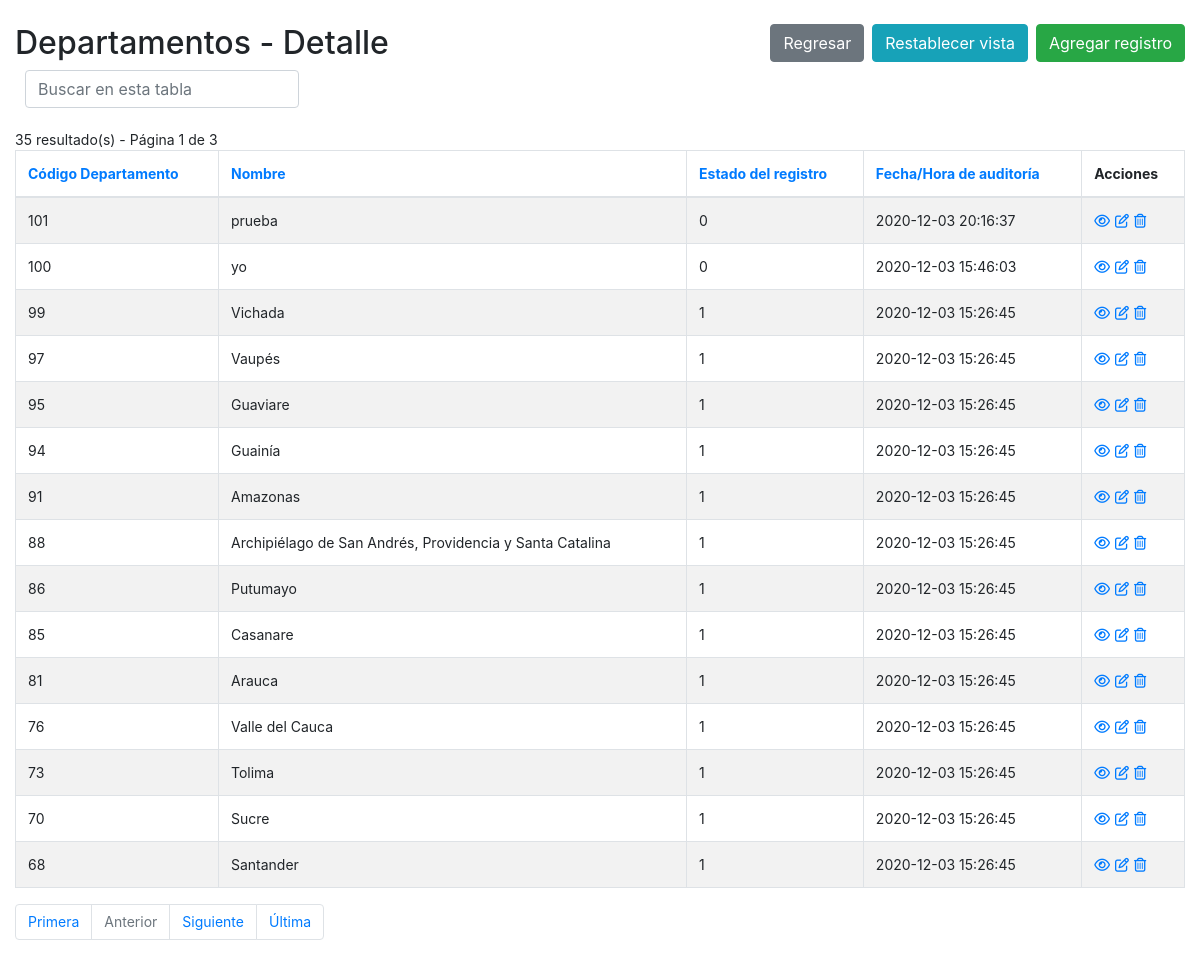
Screenshot of /departamentos-index.php with the database file from the repository.
### tables this page shows
CREATE TABLE `departamentos` (
  `idDepartamento` int(3) UNSIGNED NOT NULL,
  `codigoDepartamento` int(3) DEFAULT NULL,
  `departamento` varchar(255) DEFAULT NULL,
  `estado` tinyint(4) DEFAULT 1,
  `auditoria` datetime DEFAULT current_timestamp() ON UPDATE current_timestamp()
);

### config.php (called while the page is built, shortened)
<?php
$no_of_records_per_page = 15;
?>

### departamentos-index.php (the view, shortened to what this page needs)
<!DOCTYPE html>
<html lang="es">
<head>
    <link rel="stylesheet" href="https://stackpath.bootstrapcdn.com/bootstrap/4.5.0/css/bootstrap.min.css">
</head>
<body>
    <section class="pt-4">
        <div class="container-fluid">
            <div class="row">
                <div class="col-md-12">
                    <div class="page-header clearfix">
                        <h2 class="float-left">Departamentos - Detalle</h2>
                        <a href="departamentos-create.php" class="btn btn-success float-right">Agregar registro</a>
                        <a href="departamentos-index.php" class="btn btn-info float-right mr-2">Restablecer vista</a>
                        <a href="index.php" class="btn btn-secondary float-right mr-2">Regresar</a>
                    </div>
                    <div class="form-row">
                        <form action="departamentos-index.php" method="get">
                        <div class="col">
                          <input type="text" class="form-control" placeholder="Buscar en esta tabla" name="search">
                        </div>
                    </div>
                    <br>
                    <?php
                    require_once "config.php";
                    $domain     = $_SERVER['HTTP_HOST'];
                    $script   = $_SERVER['SCRIPT_NAME'];
                    $parameters   = $_SERVER['QUERY_STRING'];
                    $protocol=strpos(strtolower($_SERVER['SERVER_PROTOCOL']),'https')
                                === FALSE ? 'http' : 'https';
                    $currenturl = $protocol . '://' . $domain. $script . '?' . $parameters;
                    if (isset($_GET['pageno'])) {
                        $pageno = $_GET['pageno'];
                    } else {
                        $pageno = 1;
                    }
                    $offset = ($pageno-1) * $no_of_records_per_page;
                    $total_pages_sql = "SELECT COUNT(*) FROM departamentos";
                    $result = mysqli_query($link,$total_pages_sql);
                    $total_rows = mysqli_fetch_array($result)[0];
                    $total_pages = ceil($total_rows / $no_of_records_per_page);
                    $order = 'idDepartamento';
                    $sortBy = array('asc', 'desc'); $sort = 'desc';
                    $sql = "SELECT * FROM departamentos ORDER BY $order $sort LIMIT $offset, $no_of_records_per_page";
                    $count_pages = "SELECT * FROM departamentos";
                    if(!empty($_GET['search'])) {
                        $search = ($_GET['search']);
                        $sql = "SELECT * FROM departamentos
                            WHERE CONCAT (idDepartamento,departamento,estado,auditoria)
                            LIKE '%$search%'
                            ORDER BY $order $sort
                            LIMIT $offset, $no_of_records_per_page";
                        $count_pages = "SELECT * FROM departamentos
                            WHERE CONCAT (idDepartamento,departamento,estado,auditoria)
                            LIKE '%$search%'
                            ORDER BY $order $sort";
                    }
                    else {
                        $search = "";
                    }
                    if($result = mysqli_query($link, $sql)){
                        if(mysqli_num_rows($result) > 0){
                            if ($result_count = mysqli_query($link, $count_pages)) {
                               $total_pages = ceil(mysqli_num_rows($result_count) / $no_of_records_per_page);
                           }
                            $number_of_results = mysqli_num_rows($result_count);
                            echo "<div class='cantidad-paginas'>" . $number_of_results . " resultado(s) - Página " . $pageno . " de " . $total_pages . "</div>";
                            echo "<table class='table table-bordered table-striped'>";
                                echo "<thead>";
                                    echo "<tr>";
                                        echo "<th><a href=?search=$search&sort=&order=idDepartamento&sort=$sort>Código Departamento</th>";
										echo "<th><a href=?search=$search&sort=&order=departamento&sort=$sort>Nombre</th>";
										echo "<th><a href=?search=$search&sort=&order=estado&sort=$sort>Estado del registro</th>";
										echo "<th><a href=?search=$search&sort=&order=auditoria&sort=$sort>Fecha/Hora de auditoría</th>";
                                        echo "<th>Acciones</th>";
                                    echo "</tr>";
                                echo "</thead>";
                                echo "<tbody>";
                                while($row = mysqli_fetch_array($result)){
                                    echo "<tr>";
                                    echo "<td>" . $row['idDepartamento'] . "</td>";echo "<td>" . $row['departamento'] . "</td>";echo "<td>" . $row['estado'] . "</td>";echo "<td>" . $row['auditoria'] . "</td>";
                                        echo "<td>";
                                            echo "<a href='departamentos-read.php?idDepartamento=". $row['idDepartamento'] ."' title='Ver Registro' data-toggle='tooltip'><i class='far fa-eye'></i></a>";
                                            echo "<a href='departamentos-update.php?idDepartamento=". $row['idDepartamento'] ."' title='Actualizar Registro' data-toggle='tooltip'><i class='far fa-edit'></i></a>";
                                            echo "<a href='departamentos-delete.php?idDepartamento=". $row['idDepartamento'] ."' title='Borrar Registro' data-toggle='tooltip'><i class='far fa-trash-alt'></i></a>";
                                        echo "</td>";
                                    echo "</tr>";
                                }
                                echo "</tbody>";
                            echo "</table>";
?>
                                <ul class="pagination" align-right>
                                <?php
                                    $new_url = preg_replace('/&?pageno=[^&]*/', '', $currenturl);
                                 ?>
                                    <li class="page-item"><a class="page-link" href="<?php echo $new_url .'&pageno=1' ?>">Primera</a></li>
                                    <li class="page-item <?php if($pageno <= 1){ echo 'disabled'; } ?>">
                                        <a class="page-link" href="<?php if($pageno <= 1){ echo '#'; } else { echo $new_url ."&pageno=".($pageno - 1); } ?>">Anterior</a>
                                    </li>
                                    <li class="page-item <?php if($pageno >= $total_pages){ echo 'disabled'; } ?>">
                                        <a class="page-link" href="<?php if($pageno >= $total_pages){ echo '#'; } else { echo $new_url . "&pageno=".($pageno + 1); } ?>">Siguiente</a>
                                    </li>
                                    <li class="page-item <?php if($pageno >= $total_pages){ echo 'disabled'; } ?>">
                                        <a class="page-item"><a class="page-link" href="<?php echo $new_url .'&pageno=' . $total_pages; ?>">Última</a>
                                    </li>
                                </ul>
<?php
                        } else{
                            echo "<p class='lead sin-registros'><em>No se encontraron coincidencias.</em></p>";
                        }
                    } else{
                        echo "ERROR: No fue posible ejecutar $sql. " . mysqli_error($link);
                    }
                    ?>
                </div>
            </div>
        </div>
    </section>
</body>
</html>

### departamentos-index.php (style rules this page uses)
.page-header h2 { margin-top: 0; }
table tr td:last-child a { margin-right: 5px; }
body { font-size: 14px; }

### rows the page displays
departamentos: idDepartamento "101", departamento "prueba", estado "0", auditoria "2020-12-03 20:16:37"
departamentos: idDepartamento "100", departamento "yo", estado "0", auditoria "2020-12-03 15:46:03"
departamentos: idDepartamento "99", departamento "Vichada", estado "1", auditoria "2020-12-03 15:26:45"
departamentos: idDepartamento "97", departamento "Vaupés", estado "1", auditoria "2020-12-03 15:26:45"
departamentos: idDepartamento "95", departamento "Guaviare", estado "1", auditoria "2020-12-03 15:26:45"
departamentos: idDepartamento "94", departamento "Guainía", estado "1", auditoria "2020-12-03 15:26:45"
departamentos: idDepartamento "91", departamento "Amazonas", estado "1", auditoria "2020-12-03 15:26:45"
departamentos: idDepartamento "88", departamento "Archipiélago de San Andrés, Providencia y Santa Catalina", estado "1", auditoria "2020-12-03 15:26:45"
departamentos: idDepartamento "86", departamento "Putumayo", estado "1", auditoria "2020-12-03 15:26:45"
departamentos: idDepartamento "85", departamento "Casanare", estado "1", auditoria "2020-12-03 15:26:45"
departamentos: idDepartamento "81", departamento "Arauca", estado "1", auditoria "2020-12-03 15:26:45"
departamentos: idDepartamento "76", departamento "Valle del Cauca", estado "1", auditoria "2020-12-03 15:26:45"
departamentos: idDepartamento "73", departamento "Tolima", estado "1", auditoria "2020-12-03 15:26:45"
departamentos: idDepartamento "70", departamento "Sucre", estado "1", auditoria "2020-12-03 15:26:45"
departamentos: idDepartamento "68", departamento "Santander", estado "1", auditoria "2020-12-03 15:26:45"

### other values shown
$number_of_results "35"
$pageno "1"
$total_pages "3"
